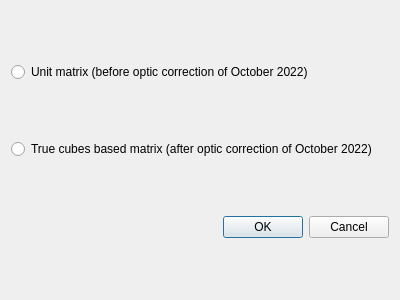
<?xml version="1.0" encoding="UTF-8"?>
<ui version="4.0">
 <class>Dialog</class>
 <widget class="QDialog" name="Dialog">
  <property name="geometry">
   <rect>
    <x>0</x>
    <y>0</y>
    <width>400</width>
    <height>300</height>
   </rect>
  </property>
  <property name="windowTitle">
   <string>Dialog</string>
  </property>
  <layout class="QVBoxLayout" name="verticalLayout">
   <item>
    <widget class="QRadioButton" name="radioButton">
     <property name="text">
      <string>Unit matrix (before optic correction of October 2022)</string>
     </property>
    </widget>
   </item>
   <item>
    <widget class="QRadioButton" name="radioButton_2">
     <property name="text">
      <string>True cubes based matrix (after optic correction of October 2022)</string>
     </property>
    </widget>
   </item>
   <item>
    <widget class="QDialogButtonBox" name="buttonBox">
     <property name="orientation">
      <enum>Qt::Horizontal</enum>
     </property>
     <property name="standardButtons">
      <set>QDialogButtonBox::Cancel|QDialogButtonBox::Ok</set>
     </property>
    </widget>
   </item>
  </layout>
 </widget>
 <resources/>
 <connections>
  <connection>
   <sender>buttonBox</sender>
   <signal>accepted()</signal>
   <receiver>Dialog</receiver>
   <slot>accept()</slot>
   <hints>
    <hint type="sourcelabel">
     <x>248</x>
     <y>254</y>
    </hint>
    <hint type="destinationlabel">
     <x>157</x>
     <y>274</y>
    </hint>
   </hints>
  </connection>
  <connection>
   <sender>buttonBox</sender>
   <signal>rejected()</signal>
   <receiver>Dialog</receiver>
   <slot>reject()</slot>
   <hints>
    <hint type="sourcelabel">
     <x>316</x>
     <y>260</y>
    </hint>
    <hint type="destinationlabel">
     <x>286</x>
     <y>274</y>
    </hint>
   </hints>
  </connection>
 </connections>
</ui>
